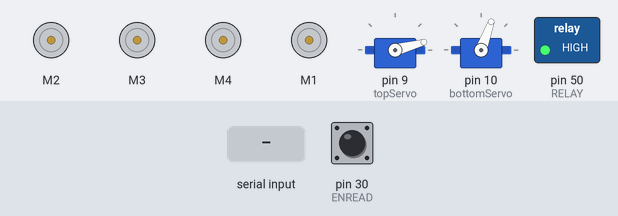
Simulated run of this sketch. Board: Arduino Mega 2560, built with avr-gcc and run on an emulated ATmega2560. Parts: 4 × DC motor (green arrow = forward, orange = backward, longer = faster), 2 × servo, switched loads named in the sketch (green lamp = pin HIGH). The inputs (shaded band) are chosen by the test bench; at power-on: pin 30 (ENREAD) HIGH. What the sketch prints to the serial monitor is not drawn.

Above: at 1.2 s.
1.3 s: "v" received over the second serial link
At 2.9 s:
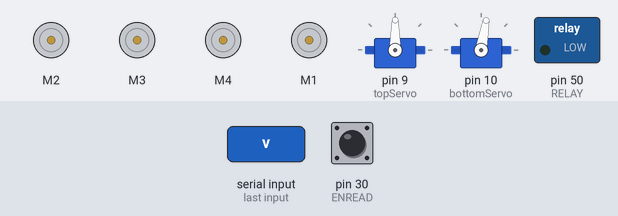
4.3 s: "c" received over the second serial link
At 6.1 s:
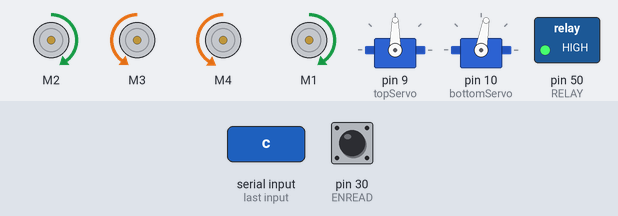
6.4 s: "b" received over the second serial link
At 7.4 s:
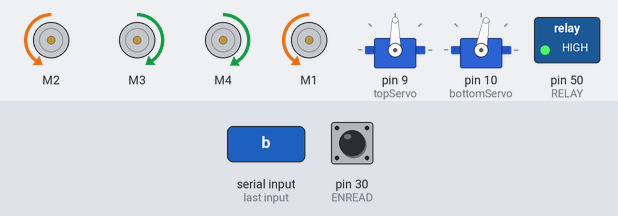
7.9 s: "a" received over the second serial link
At 8.6 s:
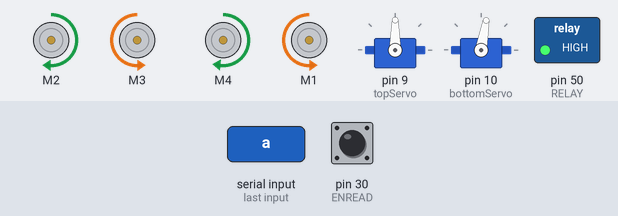
9.4 s: "d" received over the second serial link
At 9.7 s:
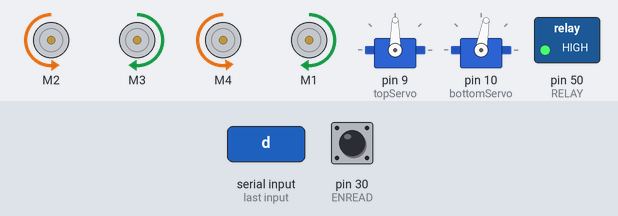
10.9 s: "w" received over the second serial link
At 12.0 s:
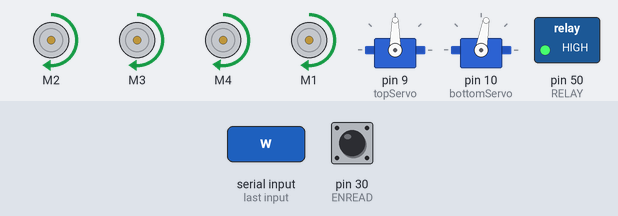
Timing chart, 0 to 13.4 s (numbered marks = the images above; inputs shaded):
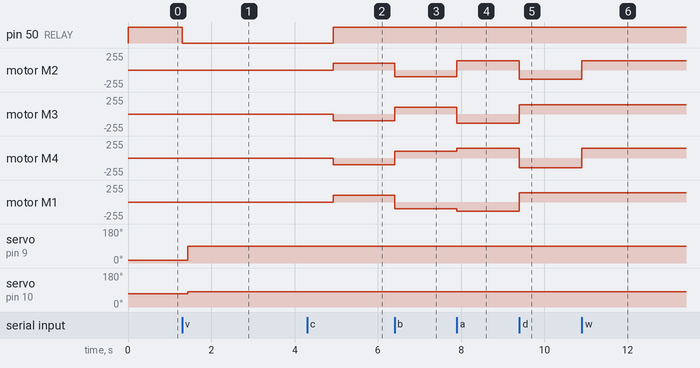

The sketch:

bluetooth_mec.ino
```cpp
//#include<PS2X_lib.h>
#include <AFMotor.h>
#include<Servo.h>

#define ENREAD 30
#define RELAY 50

char received;
int speed = 0;
int steeringSpd = 100;
int pos = 15;
int botPos = 70;
int upperLimitAng = 120;
int lowerLimitAng = 20;
int pulse = 0;


AF_DCMotor motor1(2);
AF_DCMotor motor2(3);
AF_DCMotor motor3(4);
AF_DCMotor motor4(1);
Servo topServo;
Servo bottomServo;


void setup() {
  // put your setup code here, to run once:
  Serial3.begin(115200);
  Serial.begin(115200);
  motor1.setSpeed(speed);
  motor1.run(RELEASE);
  motor2.setSpeed(speed);
  motor2.run(RELEASE);
  motor3.setSpeed(speed);
  motor3.run(RELEASE);
  motor4.setSpeed(speed);
  motor4.run(RELEASE);
  //Servo
  topServo.attach(9);
  bottomServo.attach(10);
  topServo.write(pos);
  bottomServo.write(botPos);
  pinMode(ENREAD, INPUT_PULLUP);
  pinMode(RELAY, OUTPUT);
  delay(10);
  digitalWrite(RELAY, HIGH); // HIGH IS OFF FOR NORMALLY CLOSED RELAY
}

void setSPD(int speed) {
  motor1.setSpeed(speed);
  motor2.setSpeed(speed);
  motor3.setSpeed(1.04 * speed);
  motor4.setSpeed(speed);
}
void stop() {
  setSPD(0);
  motor1.run(RELEASE);
  motor2.run(RELEASE);
  motor3.run(RELEASE);
  motor4.run(RELEASE);
}
void loop() {
  int a = digitalRead(ENREAD);
  //  if (ps2x.Button(PSB_R2)) {
  //    LX = ps2x.Analog(PSS_LX);
  //    LY = ps2x.Analog(PSS_LY);
  //    RX = ps2x.Analog(PSS_RX);
  //    RY = ps2x.Analog(PSS_RY);
  //    int diff_LX = abs(LX - N_X);
  //    int diff_LY = abs(LY - N_Y);
  //    int diff_RX = abs(RX - 128);
  //    int diff_RY = abs(RY - 127);
  //    Serial.print("LX:");
  //    Serial.println(LX);
  //    Serial.print("LY:");
  //    Serial.println(LY);
  //    Serial.print("RX:");
  //    Serial.println(RX);
  //    Serial.print("RY:");
  //    Serial.println(RY);
  if (Serial3.available()) {
    received = Serial3.read();
    Serial.println(received);
    //    Serial.println(speed);
  }
  if (received == '0') {
    stop();
    received = 0;
  } else {
    speed = 140;
    if (received == 'c') { //ROT LEFT
      setSPD(steeringSpd);
      motor4.run(FORWARD);
      motor3.run(BACKWARD);
      motor1.run(FORWARD);
      motor2.run(BACKWARD);
      received = 0;
      delay(5);
    }
    else if (received == 'b') { //ROT RIGHT
      setSPD(steeringSpd);
      motor4.run(BACKWARD);
      motor3.run(FORWARD);
      motor1.run(BACKWARD);
      motor2.run(FORWARD);
      received = 0;
      delay(5);
    }
    else if (received == 'a') { //LEFT
      setSPD(speed);
      Serial.print("Im going LEFT");
      motor1.run(FORWARD);
      motor2.run(BACKWARD);
      motor3.run(FORWARD);
      motor4.run(BACKWARD);
      received = 0;
      delay(5);
    }
    else if (received == 'd') { //RIGHT
      setSPD(speed);
      Serial.print("Im going RIGHT");

      motor4.run(FORWARD);
      motor2.run(FORWARD);
      motor3.run(BACKWARD);
      motor1.run(BACKWARD);
      received = 0;
      delay(5);
    }
    else if (received == 'w') { //FORWARD
      setSPD(speed);
      Serial.print("Im going FORWARD");
      motor4.setSpeed(speed);
      motor1.run(FORWARD);
      motor2.run(FORWARD);
      motor3.run(FORWARD);
      motor4.run(FORWARD);
      received = 0;
      delay(5);
    } else if (received == 's') { //BACKWARD
      setSPD(speed);
      Serial.print("Im going BACKWARD");
      motor4.setSpeed(speed);
      motor1.run(BACKWARD);
      motor2.run(BACKWARD);
      motor3.run(BACKWARD);
      motor4.run(BACKWARD);
      received = 0;
      delay(5);
    }
  }
  if (received == 'v') { //Sut bong & nâng arm
    pos = 90;
    botPos = 80;
    //    delay(100);
    digitalWrite(RELAY, LOW);
    delay(130); // Thời gian delay từ lúc bật động cơ đến lúc nâng arm
    writeServo();
    delay(778); // Thời gian động cơ hoạt động = (130+778)
    digitalWrite(RELAY, HIGH);
  }
  //  if (received == 'v') {
  //    pos += 10;
  //    if (pos >= upperLimitAng) {
  //      pos = upperLimitAng;
  //    }
  //    topServo.write(pos);
  //    delay(25);
  //    received = 0;
  ////    Serial.println(pos);
  //  }
  //  else if (received == 'z') {
  //    pos -= 10;
  //    if (pos <= lowerLimitAng) {
  //      pos = lowerLimitAng;
  //    }
  //    topServo.write(pos);
  //    delay(25);
  //    received = 0;
  ////    Serial.println(pos);
  //  }
  if (received == 'x') {
    pos = 70;
    botPos = 60;
    //    setPos(70, 60);
    writeServo();
  }
  if (received == 'j') {
    pos = 90;
    botPos = 70;
    writeServo();
  }
  if (received == 'z') { //Chinh sua goc giu bong
    botPos = 55;
    pos = 38 ;
    writeServo();
  }
}

void writeServo() {
  topServo.write(pos);
  bottomServo.write(botPos);
}
```

Measured:
- after the input at 1.3 s, pin 50 (RELAY): HIGH → LOW at once; servo on pin 9 (topServo): 15° → 90° after 0.13 s; servo on pin 10 (bottomServo): 70° → 80° after 0.13 s
- after the input at 4.3 s, pin 50 (RELAY): LOW → HIGH after 0.63 s; motor M2, motor M1: stopped → forward 100/255 after 0.63 s; motor M3: stopped → backward 100/255 after 0.63 s; motor M4: stopped → backward 104/255 after 0.63 s
- after the input at 6.4 s, motor M2, motor M1: forward 100/255 → backward 100/255 at once; motor M3: backward 100/255 → forward 100/255 at once; motor M4: backward 104/255 → forward 104/255 at once
- after the input at 7.9 s, motor M2: backward 100/255 → forward 140/255 at once; motor M3: forward 100/255 → backward 140/255 at once; motor M4: forward 104/255 → forward 145/255 at once; motor M1: backward 100/255 → backward 140/255 at once
- after the input at 9.4 s, motor M2: forward 140/255 → backward 140/255 at once; motor M3, motor M1: backward 140/255 → forward 140/255 at once; motor M4: forward 145/255 → backward 145/255 at once
- after the input at 10.9 s, motor M2: backward 140/255 → forward 140/255 at once; motor M4: backward 145/255 → forward 145/255 at once
